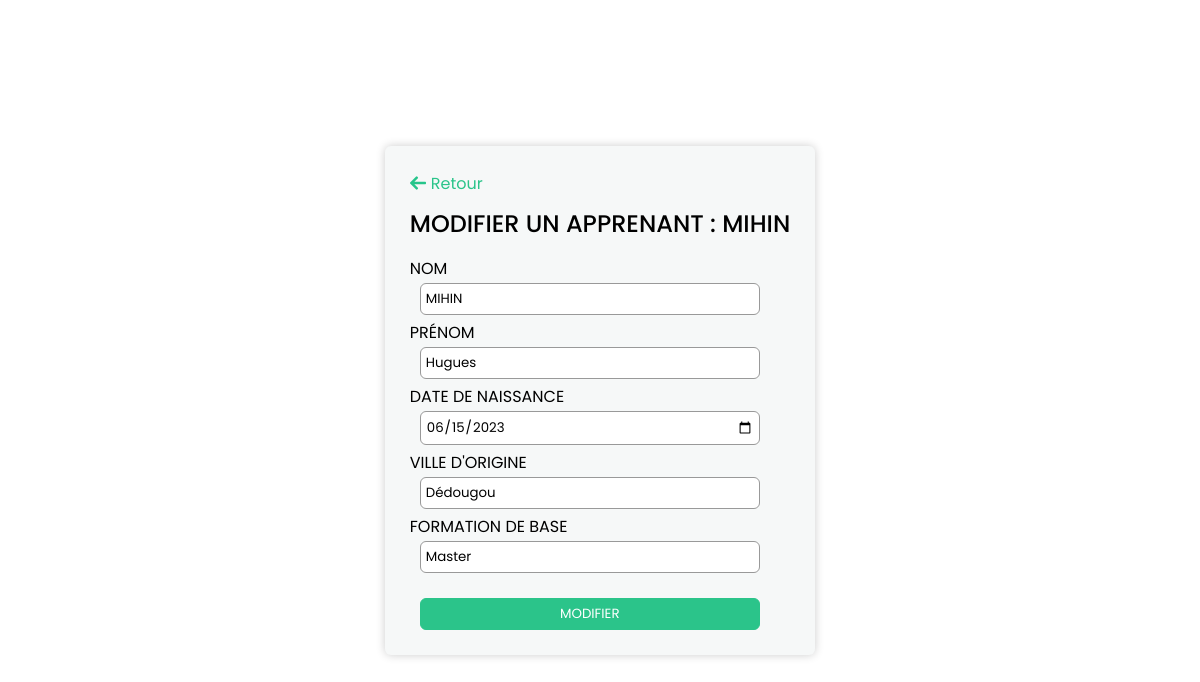
The page /modifier.php?id=13 on the database its author committed.
### tables this page shows
CREATE TABLE `employe` (
  `id` int(8) NOT NULL,
  `nom` varchar(255) NOT NULL,
  `prenom` varchar(255) NOT NULL,
  `date_de_naissance` date NOT NULL,
  `ville_origine` varchar(255) NOT NULL,
  `formation_de_base` varchar(255) NOT NULL
);

### modifier.php (the view, shortened to what this page needs)
<!DOCTYPE html>
<html lang="en">
<head>
    <link rel="stylesheet" href="style.css">
</head>
<body>
<?php
        include_once "connexion.php";
        $id = $_GET['id'];
        $req = mysqli_query($con, "SELECT * FROM employe WHERE id = $id");
        $row = mysqli_fetch_assoc($req);
    ?>
    <div class="form">
        <a href="index.php" class="back_btn"><img src="images/back.png">Retour</a>
        <h2>Modifier un apprenant : <?=$row['nom']?> </h2>
        <form action="" method="POST">
            <label>Nom</label>
            <input type="text" name="nom" value="<?=$row['nom']?>">
            <label>Prénom</label>
            <input type="text" name="prenom" value="<?=$row['prenom']?>">
            <label>Date de naissance</label>
            <input type="date" name="date_de_naissance" value="<?=$row['date_de_naissance']?>">
            <label>Ville d'origine</label>
            <input type="text" name="ville_origine" value="<?=$row['ville_origine']?>">
            <label>Formation de base</label>
            <input type="text" name="formation_de_base" value="<?=$row['formation_de_base']?>">
            <input type="submit" value="Modifier" name="button">
        </form>
    </div>
</body>
</html>

### style.css (style rules this page uses)
* { margin: 0; padding: 0; box-sizing: border-box; font-family: "Poppins", sans-serif; }
body { display: flex; align-items: center; justify-content: center; min-height: 100vh; position: relative; }
form input { border-radius: 6px; margin-left: 10px; }
img { height: 25px; }
.form { background-color: #f6f8f8; padding: 25px; box-shadow: 0 0 10px rgba(0, 0, 0, 0.2); border-radius: 6px; }
.form form { display: flex; width: 350px; flex-direction: column; }
.back_btn { color: #2bc48a; text-decoration: 0; display: flex; align-items: center; }
.back_btn img { height: 16px; margin-right: 5px; }
h2 { margin: 10px 0; font-weight: 500; text-transform: uppercase; }
label { margin-top: 5px; text-transform: uppercase; }
input { padding: 5px; border: 1px solid #999; outline: 0; margin-top: 2px; }
input[type="submit"] { margin-top: 25px; background-color: #2bc48a; border: 1px solid #2bc48a; cursor: pointer; color: #fff; text-transform: uppercase; }

### rows shown on the page
employe: nom "MIHIN", prenom "Hugues", date_de_naissance "06/15/2023", ville_origine "Dédougou", formation_de_base "Master"
